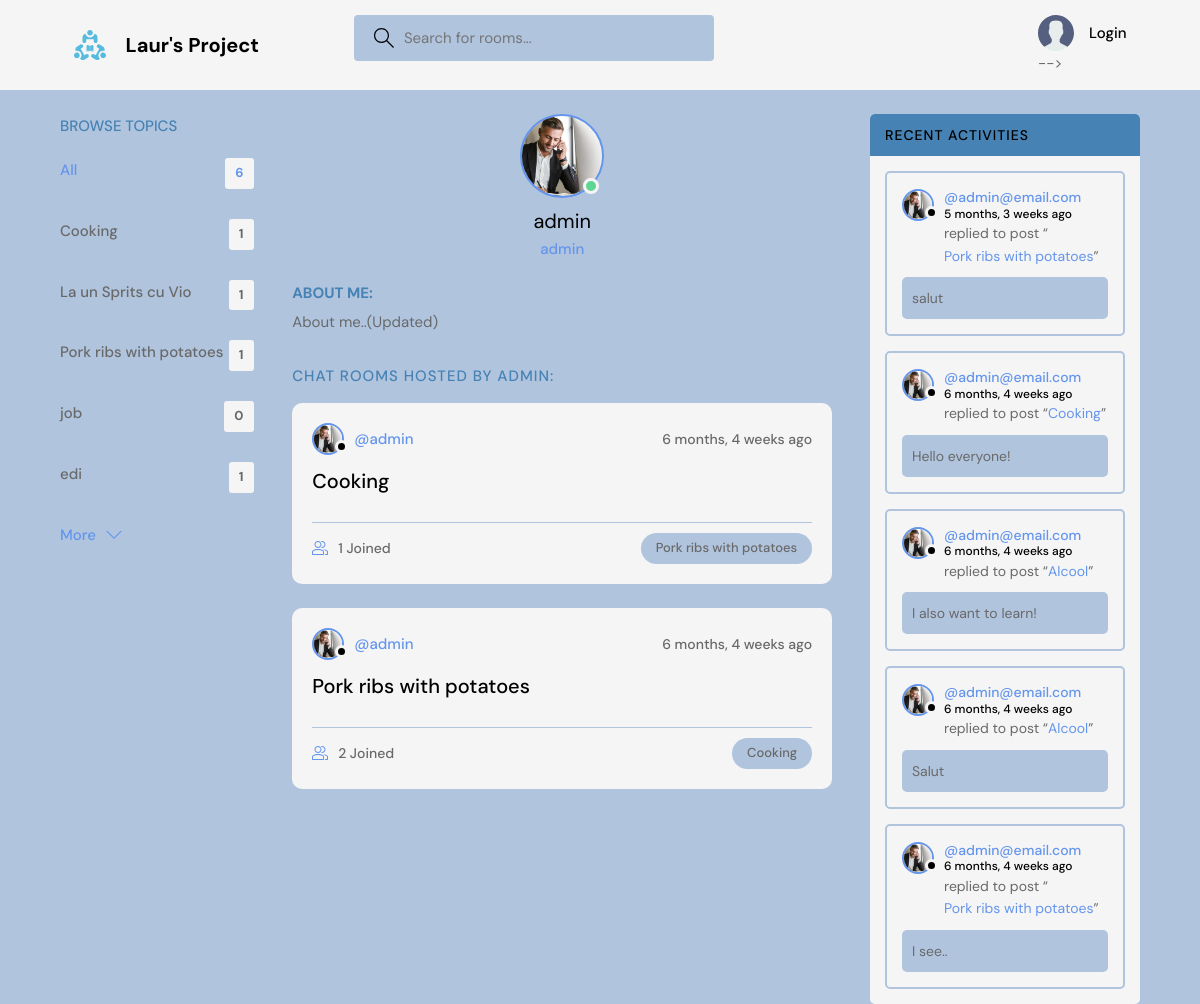
Page /profile/1/ on the committed database.
### base/models.py (models this page shows, shortened)
class Topic(models.Model):
    name = models.CharField(max_length=200)

class User(AbstractUser):
    name = models.CharField(max_length=200, null=True)
    email = models.EmailField(unique=True, null=True)
    bio = models.TextField(null=True)
    USERNAME_FIELD = 'email'
    REQUIRED_FIELDS = []
    avatar = models.ImageField(null=True, default='avatar.svg')

class Room(models.Model):
    host = models.ForeignKey(User, on_delete=models.SET_NULL, null=True)
    topic = models.ForeignKey(Topic, on_delete=models.SET_NULL, null=True)
    name = models.CharField(max_length=200)
    description = models.TextField(null=True, blank=True)
    participants = models.ManyToManyField(User, related_name='participants', blank=True)
    updated = models.DateTimeField(auto_now=True)
    created = models.DateTimeField(auto_now_add=True)
    class Meta:
        ordering = ['-updated', '-created']
    def __str__(self):
        return self.name

class Message(models.Model):
    user = models.ForeignKey(User, on_delete=models.CASCADE)
    room = models.ForeignKey(Room, on_delete=models.CASCADE)
    body = models.TextField()
    updated = models.DateTimeField(auto_now=True)
    created = models.DateTimeField(auto_now_add=True)
    class Meta:
        ordering = ['-updated', '-created']

### base/views.py (the view)
# urls.py: path('profile/<str:pk>/', views.user_profile,name='profile-user'),
def user_profile(request, pk):
    user = User.objects.get(id=pk)
    rooms = user.room_set.all()
    room_messages = user.message_set.all()
    topics = Topic.objects.all()
    context = {'user': user,
               'rooms': rooms,
               'room_messages': room_messages,
               'topics': topics
               }
    return render(request, 'base/profile.html', context)

### base/templates/base/profile.html (shortened to what this page needs)
{% extends 'main.html' %}
{% block content %}
  <main class="profile-page layout layout--3">
    <div class="container">
      {% include 'base/topics_component.html' %}
      <div class="roomList">
        <div class="profile">
          <div class="profile__avatar">
            <div class="avatar avatar--large active">
              <img src="{{user.avatar.url}}" />
            </div>
          </div>
          <div class="profile__info">
            <h3>{{user.username}}</h3>
            <p>{{user.username}}</p>
          </div>
          <div class="profile__about">
            <h3>About me:</h3>
            <p>
              {{user.bio}}
            </p>
          </div>
        </div>
        <div class="roomList__header">
          <div>
            <h2>
              Chat Rooms Hosted by {{user.username}}:
            </h2>
          </div>
        </div>
        {% include 'base/feed_component.html' %}
      </div>
      {% include 'base/activity_component.html' %}
    </div>
  </main>
{% endblock content %}

### templates/main.html (shortened to what this page needs)
<!DOCTYPE html>
{% load static %}
<html lang="en" xmlns="http://www.w3.org/1999/html">
    <head>
        <link rel="stylesheet" href="{% static 'styles/style.css' %}" />
    </head>
  <body>
      {% include 'navbar.html' %}
      {% block content %}
      {% endblock %}
  </body>
</html>

### templates/navbar.html (shortened to what this page needs)
{% load static %}
<header class="header header--loggedIn">
      <div class="container">
        <a href="{% url 'home' %}" class="header__logo">
          <img src="{%static 'images/logo.svg' %}" />
          <h1>Laur's Project</h1>
        </a>
        <form class="header__search" method="GET" action="{% url 'home' %}">
          <label>
            <input name="q" placeholder="Search for rooms..." />
          </label>
        </form>
        <nav class="header__menu">
          {% if request.user.is_authenticated %}
          <div class="header__user">
             <a href="{% url 'profile-user' request.user.id %}">
              <div class="avatar avatar--medium active">
                <img src="{{request.user.avatar.url}}" />
              </div>
              <p>{{request.user.username}} <span>@{{request.user.username}}</span></p>
            </a>
            <button class="dropdown-button">
              <svg version="1.1" xmlns="http://www.w3.org/2000/svg" width="32" height="32" viewBox="0 0 32 32">
                <title>chevron-down</title>
                <path d="M16 21l-13-13h-3l16 16 16-16h-3l-13 13z"></path>
              </svg>
            </button>
          </div>
          {% else %}
          <a href="{% url 'login' %}">
              <img src="{% static 'images/avatar.svg' %}" />
              <p>Login</p>
          </a> -->
          {% endif %}
        </nav>
      </div>
    </header>

### base/templates/base/topics_component.html
<div class="topics">
          <div class="topics__header">
            <h2>Browse Topics</h2>
          </div>
          <ul class="topics__list">
            <li>
              <a href="{% url 'home' %}" class="active">All <span>{{ topics.count }}</span></a>
            </li>
              {% for topic in topics|slice:":5" %}
            <li>
              <a href="{% url 'home' %}?q={{topic.name}}">{{ topic.name }} <span>{{ topic.room_set.all.count }}</span></a>
            </li>
              {% endfor %}
          </ul>
          <a class="btn btn--link" href="{% url 'topics' %}">
            More
            <svg version="1.1" xmlns="http://www.w3.org/2000/svg" width="32" height="32" viewBox="0 0 32 32">
              <title>chevron-down</title>
              <path d="M16 21l-13-13h-3l16 16 16-16h-3l-13 13z"></path>
            </svg>
          </a>
        </div>

### base/templates/base/feed_component.html (shortened to what this page needs)
{% for room in rooms %}
<div class="roomListRoom">
            <div class="roomListRoom__header">
              <a href="{% url 'profile-user' room.host.id %}" class="roomListRoom__author">
                <div class="avatar avatar--small">
                  <img src="{{room.host.avatar.url}}" />
                </div>
                <span>@{{room.host.username}}</span>
              </a>
              <div class="roomListRoom__actions">
                <span>{{room.created|timesince}} ago</span>
              </div>
            </div>
            <div class="roomListRoom__content">
              <a href="{% url 'room' room.id %}">{{room.name}}</a>
            </div>
            <div class="roomListRoom__meta">
              <a href="{% url 'room' room.id %}" class="roomListRoom__joined">
                {{room.participants.all.count}} Joined
              </a>
              <p class="roomListRoom__topic">{{room.topic.name}}</p>
            </div>
          </div>
{% endfor %}

### base/templates/base/activity_component.html (shortened to what this page needs)
<div class="activities">
          <div class="activities__header">
            <h2>Recent Activities</h2>
          </div>
    {% for message in room_messages %}
          <div class="activities__box">
            <div class="activities__boxHeader roomListRoom__header">
              <a href="{% url 'profile-user' message.user.id %}" class="roomListRoom__author">
                <div class="avatar avatar--small">
                  <img src="{{message.user.avatar.url}}" />
                </div>
                <p>
                  @{{message.user}}
                  <span>{{message.created|timesince}} ago</span>
                </p>
              </a>
            </div>
            <div class="activities__boxContent">
              <p>replied to post “<a href="{% url 'room' message.room.id %}">{{message.room}}</a>”</p>
              <div class="activities__boxRoomContent">
                  {{message.body}}
              </div>
            </div>
          </div>
    {% endfor %}
</div>

### rows in the picture
Topic: name "Cooking", room_set.all.count "1"
Topic: name "La un Sprits cu Vio", room_set.all.count "1"
Topic: name "Pork ribs with potatoes", room_set.all.count "1"
Topic: name "job", room_set.all.count "0"
Topic: name "edi", room_set.all.count "1"
User: avatar (picture), username "admin", bio "About me..(Updated)", username "ADMIN"
Room: host.avatar (picture), host.username "admin", created "6 months, 4 weeks", name "Cooking", participants.all.count "1", topic.name "Pork ribs with potatoes"
Room: host.avatar (picture), host.username "admin", created "6 months, 4 weeks", name "Pork ribs with potatoes", participants.all.count "2", topic.name "Cooking"
Message: user.avatar (picture), user "admin@email.com", created "5 months, 3 weeks", room "Pork ribs with potatoes", body "salut"
Message: user.avatar (picture), user "admin@email.com", created "6 months, 4 weeks", room "Cooking", body "Hello everyone!"
Message: user.avatar (picture), user "admin@email.com", created "6 months, 4 weeks", room "Alcool", body "I also want to learn!"
Message: user.avatar (picture), user "admin@email.com", created "6 months, 4 weeks", room "Alcool", body "Salut"
Message: user.avatar (picture), user "admin@email.com", created "6 months, 4 weeks", room "Pork ribs with potatoes", body "I see.."

### other values in the picture
{{ topics.count }} "6"
